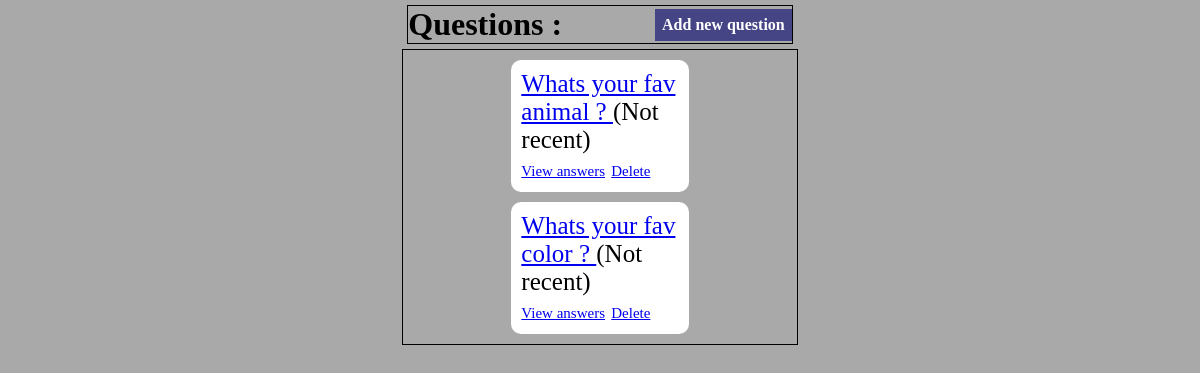
Page /sondage/ on the earlier database version.
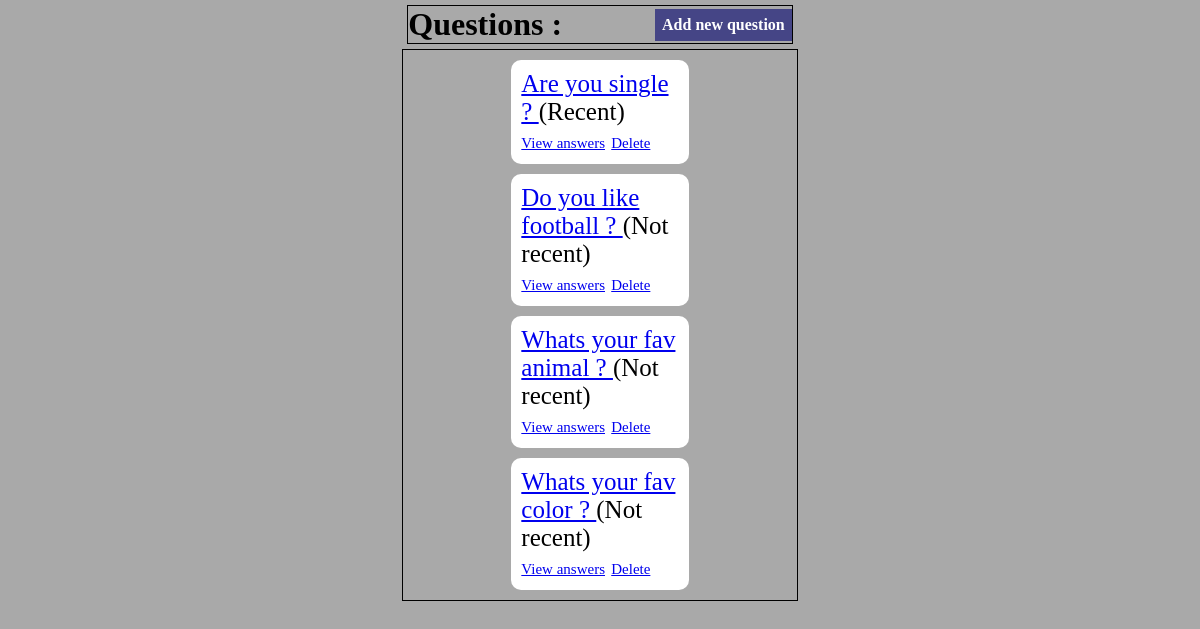
Same page on the later database version.
### sondage/models.py (models this page shows)
class Question(models.Model):
    question_text = models.CharField(max_length=200)
    date_pub = models.DateTimeField("Date of publiction")
    nbvotes = models.IntegerField(default=0)
    def is_recent(self):
        now = timezone.now()
        return now - datetime.timedelta(days=1) <= self.date_pub <= now
    def __str__(self) -> str:
        return self.question_text

### sondage/views.py (the view)
# urls.py: path("", views.IndexView.as_view(), name="index"),
class IndexView(generic.ListView):
    template_name = "sondage/index.html"
    context_object_name = "question_lists"
    def get_queryset(self) -> QuerySet[Any]:
        return Question.objects.all().exclude(choice__isnull=True).filter(date_pub__lte=timezone.now()).order_by('-date_pub')

### sondage/templates/sondage/index.html
{% load static %}
<link rel="stylesheet" href="{% static 'sondage/style.css' %}" />
{% if question_lists %}
<div id="header">
    <h1>Questions : </h1>
    <a href="{% url 'sondage:add' %}">Add new question</a>
</div>
<div id='main'>
    <ul>
        {% for question in question_lists %}
        <li> <a href="{%url "sondage:details" question.id %}">{{question}} </a>
            {% if question.is_recent %}(Recent) {% else %} (Not recent) {% endif %}
            <br>
            <a href="{% url 'sondage:results' question.id %}" style="font-size:15px;">View answers</a>
            <a href="{% url 'sondage:delete' question.id %}" style="font-size:15px;">Delete</a>
        </li>
        {% endfor %}
    </ul>
    {% else %}
    <div>
        No polls in database.
    </div>
    {% endif %}
</div>

Differences in the rows shown:
added Question: question_text "Are you single ?", shows "(Recent)"
added Question: question_text "Do you like football ?", shows "(Not recent)"
